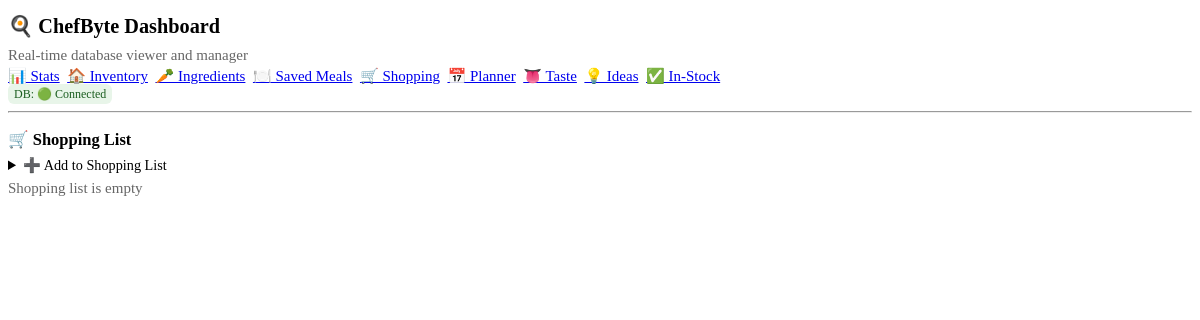
The app's page /shopping-list, older data.
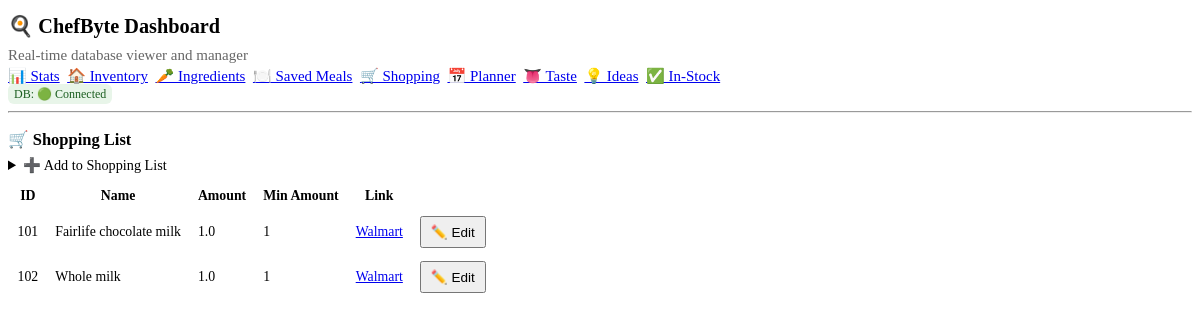
The same page, newer data.
### tables this page shows
CREATE TABLE ingredients_foods (
            id INTEGER PRIMARY KEY AUTOINCREMENT,
            name TEXT NOT NULL,
            min_amount_to_buy INTEGER NOT NULL,
            walmart_link TEXT
        );

CREATE TABLE shopping_list (
            id INTEGER PRIMARY KEY,
            amount REAL NOT NULL
        );

### chefbyte_webapp/main.py (the view)
@app.get("/shopping-list", response_class=HTMLResponse)
def shopping_list_page(request: Request):
    shopping = fetch_table("shopping_list")
    ingredients = fetch_table("ingredients_foods")
    idx = {i["id"]: i for i in ingredients}
    rows = []
    for s in shopping:
        info = idx.get(s["id"]) or {}
        rows.append(
            {
                "id": s["id"],
                "name": info.get("name", f"ID {s['id']}"),
                "amount": s["amount"],
                "min_amount": info.get("min_amount_to_buy"),
                "walmart_link": info.get("walmart_link"),
            }
        )
    return templates.TemplateResponse(
        "shopping_list.html",
        {"request": request, "items": rows, "ingredients": ingredients, "status": get_status(), "page": "shopping"},
    )

### chefbyte_webapp/templates/shopping_list.html (shortened to what this page needs)
{% extends "base.html" %}
{% block content %}
<h3>🛒 Shopping List</h3>
<details>
  <summary>➕ Add to Shopping List</summary>
</details>
{% if items %}
<table role="grid">
  <thead>
    <tr><th>ID</th><th>Name</th><th>Amount</th><th>Min Amount</th><th>Link</th><th></th></tr>
  </thead>
  <tbody>
  {% for row in items %}
    <tr class="editable-row" id="shop-{{ row.id }}">
      <td class="view">{{ row.id }}</td>
      <td class="view">{{ row.name }}</td>
      <td class="view">{{ row.amount }}</td>
      <td class="view">{{ row.min_amount }}</td>
      <td class="view">{% if row.walmart_link %}<a href="{{ row.walmart_link }}" target="_blank">Walmart</a>{% endif %}</td>
      <td class="actions view"><button type="button" data-edit-toggle="shop-{{ row.id }}">✏️ Edit</button></td>
    </tr>
  {% endfor %}
  </tbody>
</table>
{% else %}
<p class="muted">Shopping list is empty</p>
{% endif %}
{% endblock %}

Row changes from the older to the newer data that the page shows:
added ingredients_foods: name "Fairlife chocolate milk"
added shopping_list: amount "1.0"
added ingredients_foods: name "Whole milk"
added shopping_list: amount "1.0"
Text that changed along with them:
text no longer shown: "Shopping list is empty"
text now shown: "ID Name Amount Min Amount Link"
new list line: "101 1 Walmart ✏️ Edit"
new list line: "102 1 Walmart ✏️ Edit"
